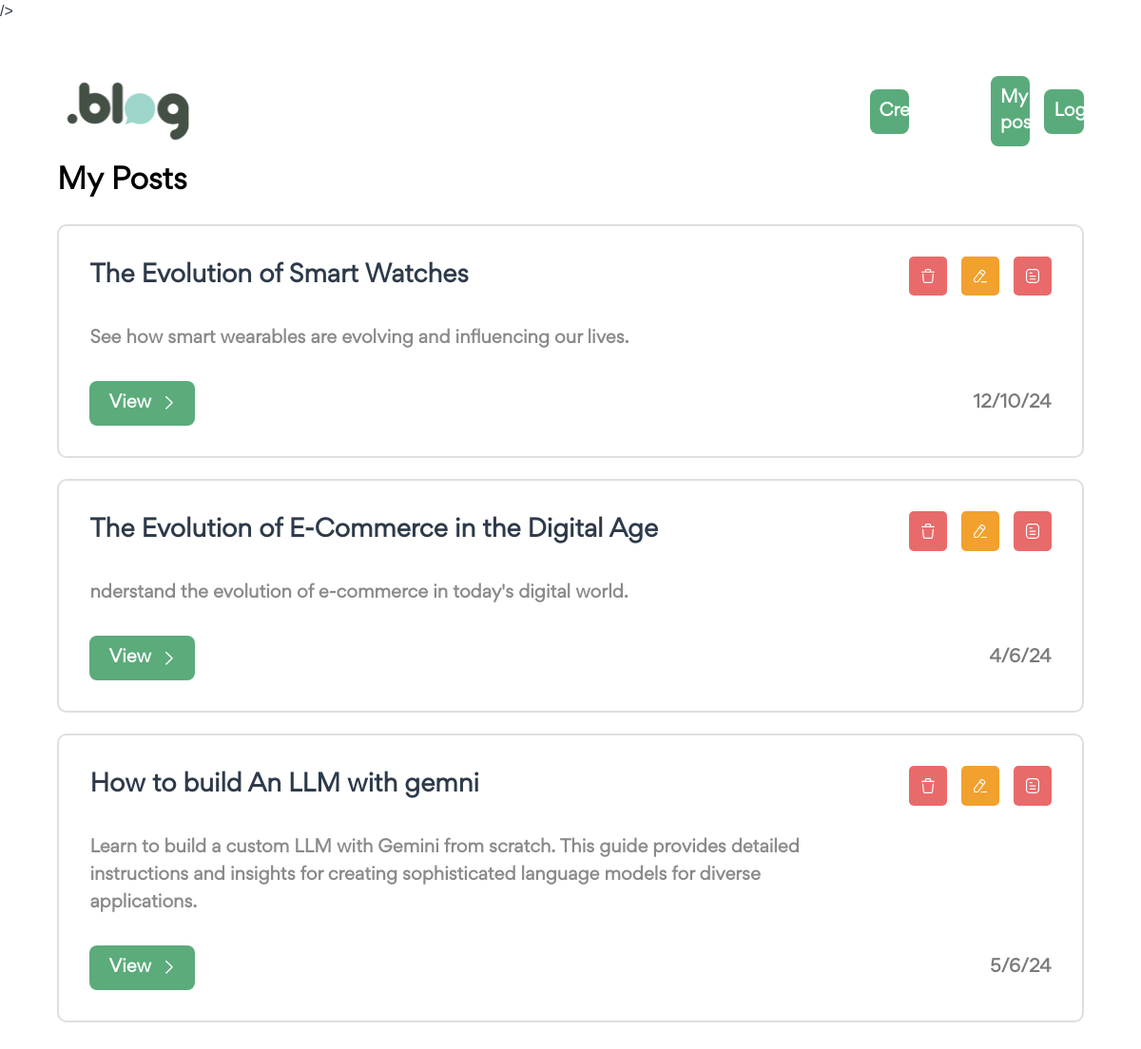
Before: /posts/my-posts/ (signed in) with the older database file.
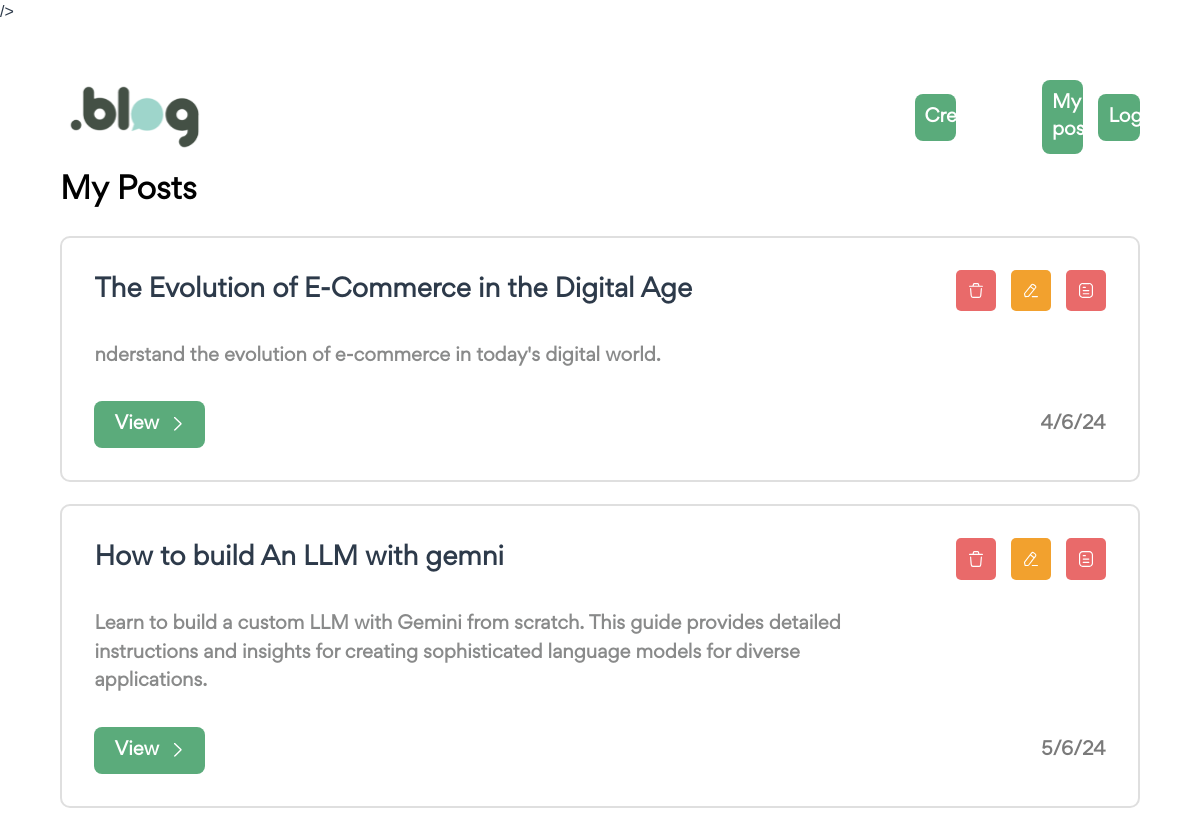
After: the same page with the newer database file.
### posts/models.py (models this page shows, shortened)
class Post(models.Model):
        title = models.CharField(max_length=255)
        short_description = models.TextField()
        description = models.TextField()
        category = models.ManyToManyField("posts.Category")
        time_to_read = models.CharField(max_length=500)
        featured_image = models.ImageField(upload_to="posts/")
        is_draft = models.BooleanField(default=False)
        author = models.ForeignKey("posts.Author",on_delete=models.CASCADE)
        published_date = models.DateTimeField()
        is_deleted = models.BooleanField(default=False)

### posts/views.py (the view)
# urls.py: path('my-posts/', views.my_posts, name=  'my_posts'),
@login_required(login_url="/users/login/")
def my_posts(request):
    instances = Post.objects.filter(author__user = request.user , is_deleted = False)
    context = {
        "title":"My Posts",
        "instances" : instances,
    }
    return render(request, 'posts/my-posts.html', context=context)

### posts/templatetags/paginator_tags.py (called while the page is built)
@register.inclusion_tag("web/includes/pagination.html", takes_context=True)
def load_paginator(context, instances):
    request = context['request']
    return {
        "instances": instances,
        "request": request
    }

### templates/posts/my-posts.html (shortened to what this page needs)
{% extends 'base.html' %} {% load static %} {% block content %}
 {% load paginator_tags %}
<section id="single-page-home">
  <section id="my-posts-home">
    <section class="wrapper">
      {% include 'web/includes/header.html' %}
      <section class="spotlight">
        <h3>{{title}}</h3>
        <ul class="posts">
          {% for instance in instances %}
          <li class="post">
            <div class="top">
              <h5 class="title">{{instance.title}}</h5>
              <div class="buttons">
                <a
                  href="{% url 'posts:delete_post' id=instance.id %}"
                  class="danger action-button reload"
                  data-text="Are you sure you want to remove this post? You can't undo this action."
                  data-title="Confirm Delete!"
                  title="Delete!"
                >
                  <img
                    src="{% static 'images/icons/delete.svg' %}"
                    alt="Delete"
                  />
                </a>
                <a href="{% url 'posts:edit_post' id=instance.id %}"
                 class="warning"
                 >
                  <img
                    src="{% static 'images/icons/pencil.svg' %}"
                    alt="Edit"
                  />
                </a>
                <a
                  href="{% url 'posts:draft_post' id=instance.id %}"
                  class="{% if instace.is_draft %}success{% else %}danger{% endif %} action-button reload"
                  data-text="Are you sure want to update this post"
                  data-title="Confirm Status!"
                  title="Draft"
                >
                  <img src="{% static 'images/icons/sheet.svg' %}" alt="Edit" />
                </a>
              </div>
            </div>
            <p class="description">{{instance.short_description}}</p>
            <div class="bottom">
              <a
              href="{% url 'web:post' id=instance.id %}"
              class="view"
              >
                View
                <span>
                  <img
                    src="{% static 'images/icons/up-arrow.svg' %}"
                    alt="Arrow"
                  />
                </span>
              </a>
              <p class="date">{{ instance.published_date|date:"j/n/y" }}</p>
            </div>
          </li>
          {% endfor %}
        </ul>
      </section>
    </section>
  </section>
</section>
{% endblock %}

Changed rows visible on the page:
no longer on this page (row edited): Post: title "The Evolution of Smart Watches", short_description "See how smart wearables are evolving and influencing our lives.", published_date "12/10/24"
